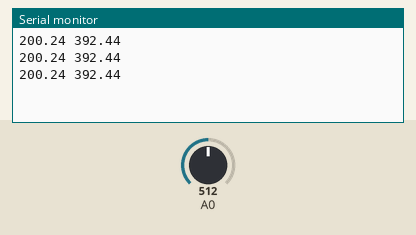
Simulated run of this sketch. Board: Arduino Uno, built with avr-gcc and run on an emulated ATmega328P. On the bench: the last lines printed to the serial monitor. The test bench sets the inputs (shaded band); at power-on: A0 = 512.

Above: at 1.3 s.
1.4 s: A0 set to 716
At 1.9 s:
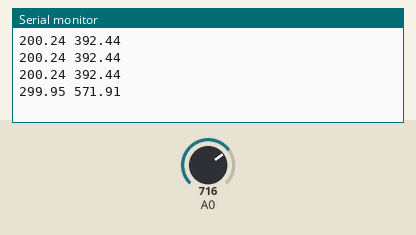
2.9 s: A0 set to 900
At 3.4 s:
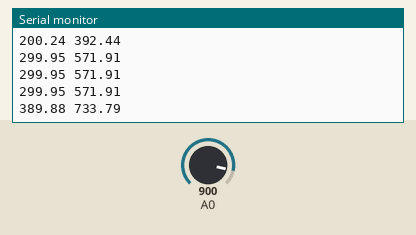
Timing chart, 0 to 5.9 s (numbered marks = the images above; inputs shaded):
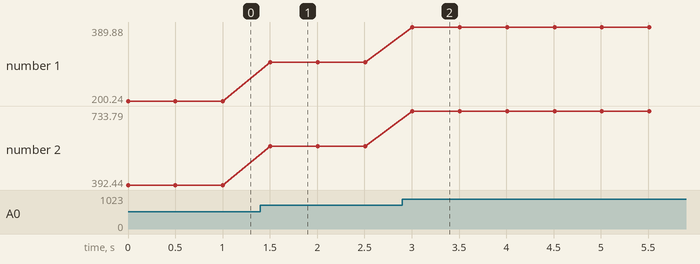

The sketch:

temp_Arduino.ino
```cpp
void setup()
{
  Serial.begin(9600);
}

void loop()
{
  float temp = 	analogRead(A0) * ( 5.0 / 1023.0) ;
  float c = (temp - 0.5) * 100 ;
  float farad = c * 9.0/5.0 + 32;


  Serial.print(c);
  Serial.print(" ");
  Serial.println(farad);


  delay(500);
}
```

Measured:
- after the input at 1.4 s, the serial monitor: prints a new line after 0.10 s (image 1)
- after the input at 2.9 s, the serial monitor: prints a new line after 0.11 s (image 2)
- plotted number 1: 200.24 → 299.95 after the input at 1.4 s, 299.95 → 389.88 after the input at 2.9 s
- plotted number 2: 392.44 → 571.91 after the input at 1.4 s, 571.91 → 733.79 after the input at 2.9 s
